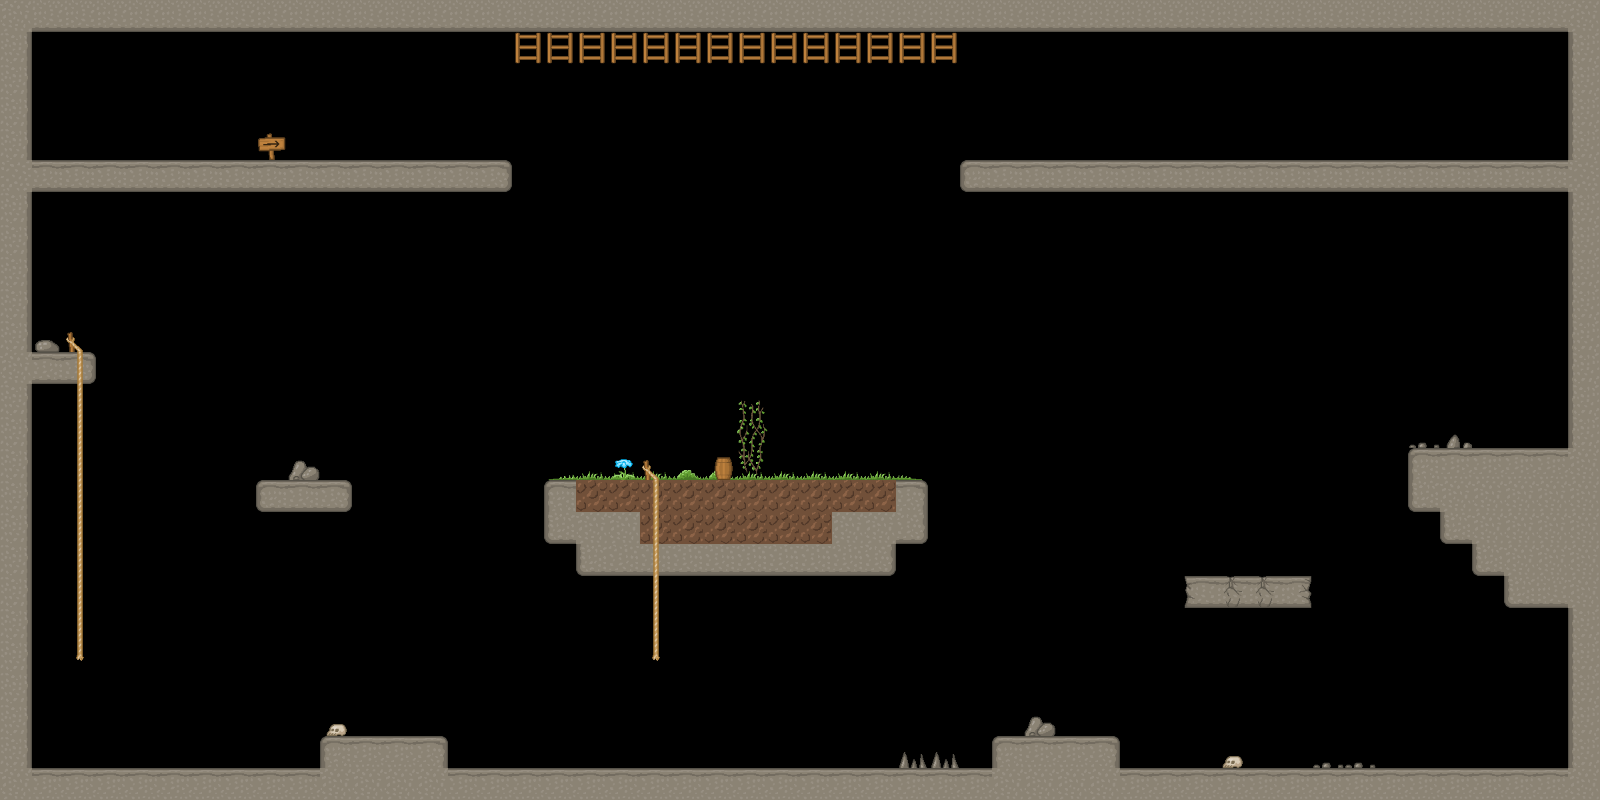

This is a level from a 2D game, rendered from its Tiled map with the project's own tilesets. A one-line summary and the map file follow, with tile-layer data summarised:
An orthogonal 50x25 tile map with 32x32 px tiles, 2 tile layers (Background, up) and 32 objects (19x solid, 9x monster, 3x lestnica, player).

<map version="1.0" orientation="orthogonal" renderorder="right-down" width="50" height="25" tilewidth="32" tileheight="32" nextobjectid="140">
 <tileset firstgid="1" name="map_tiles" tilewidth="32" tileheight="32">
  <image source="FilesMyGame/map_tiles.png" trans="ffffff" width="384" height="384" />
 </tileset>
 <layer name="Background" width="50" height="25">
  <data>[1250 cells, 262 non-empty, 22 distinct tile ids]</data>
 </layer>
 <layer name="up" width="50" height="25">
  <data>[1250 cells, 49 non-empty, 16 distinct tile ids]</data>
 </layer>
 <objectgroup name="objekts">
  <object id="64" name="lestnica" x="64" y="352" width="32" height="320" />
  <object id="67" name="player" x="96" y="32" width="32" height="96" />
  <object id="96" name="monster" x="160" y="704" width="32" height="64" />
  <object id="104" name="lestnica" x="640" y="480" width="32" height="192" />
  <object id="105" name="lestnica" x="512" y="32" width="448" height="32" />
  <object id="106" name="solid" x="32" y="160" width="480" height="32" />
  <object id="109" name="solid" x="0" y="32" width="32" height="736" />
  <object id="110" name="solid" x="32" y="0" width="1536" height="32" />
  <object id="111" name="solid" x="1568" y="32" width="32" height="736" />
  <object id="112" name="solid" x="32" y="768" width="1536" height="32" />
  <object id="113" name="solid" x="320" y="736" width="128" height="32" />
  <object id="114" name="solid" x="256" y="480" width="96" height="32" />
  <object id="115" name="solid" x="32" y="352" width="32" height="32" />
  <object id="116" name="solid" x="576" y="480" width="64" height="96" />
  <object id="117" name="solid" x="544" y="480" width="32" height="64" />
  <object id="118" name="solid" x="672" y="480" width="224" height="96" />
  <object id="119" name="solid" x="896" y="480" width="32" height="64" />
  <object id="120" name="solid" x="992" y="736" width="128" height="32" />
  <object id="121" name="solid" x="1184" y="576" width="128" height="32" />
  <object id="122" name="solid" x="1408" y="448" width="160" height="64" />
  <object id="128" name="solid" x="1504" y="512" width="64" height="96" />
  <object id="129" name="solid" x="1440" y="512" width="64" height="32" />
  <object id="130" name="solid" x="1472" y="544" width="32" height="32" />
  <object id="131" name="solid" x="960" y="160" width="608" height="32" />
  <object id="132" name="monster" x="512" y="704" width="32" height="64" />
  <object id="133" name="monster" x="1312" y="704" width="32" height="64" />
  <object id="134" name="monster" x="1216" y="512" width="32" height="64" />
  <object id="135" name="monster" x="1472" y="384" width="32" height="64" />
  <object id="136" name="monster" x="768" y="416" width="32" height="64" />
  <object id="137" name="monster" x="32" y="288" width="32" height="64" />
  <object id="138" name="monster" x="288" y="416" width="32" height="64" />
  <object id="139" name="monster" x="1280" y="96" width="32" height="64" />
 </objectgroup>
</map>
